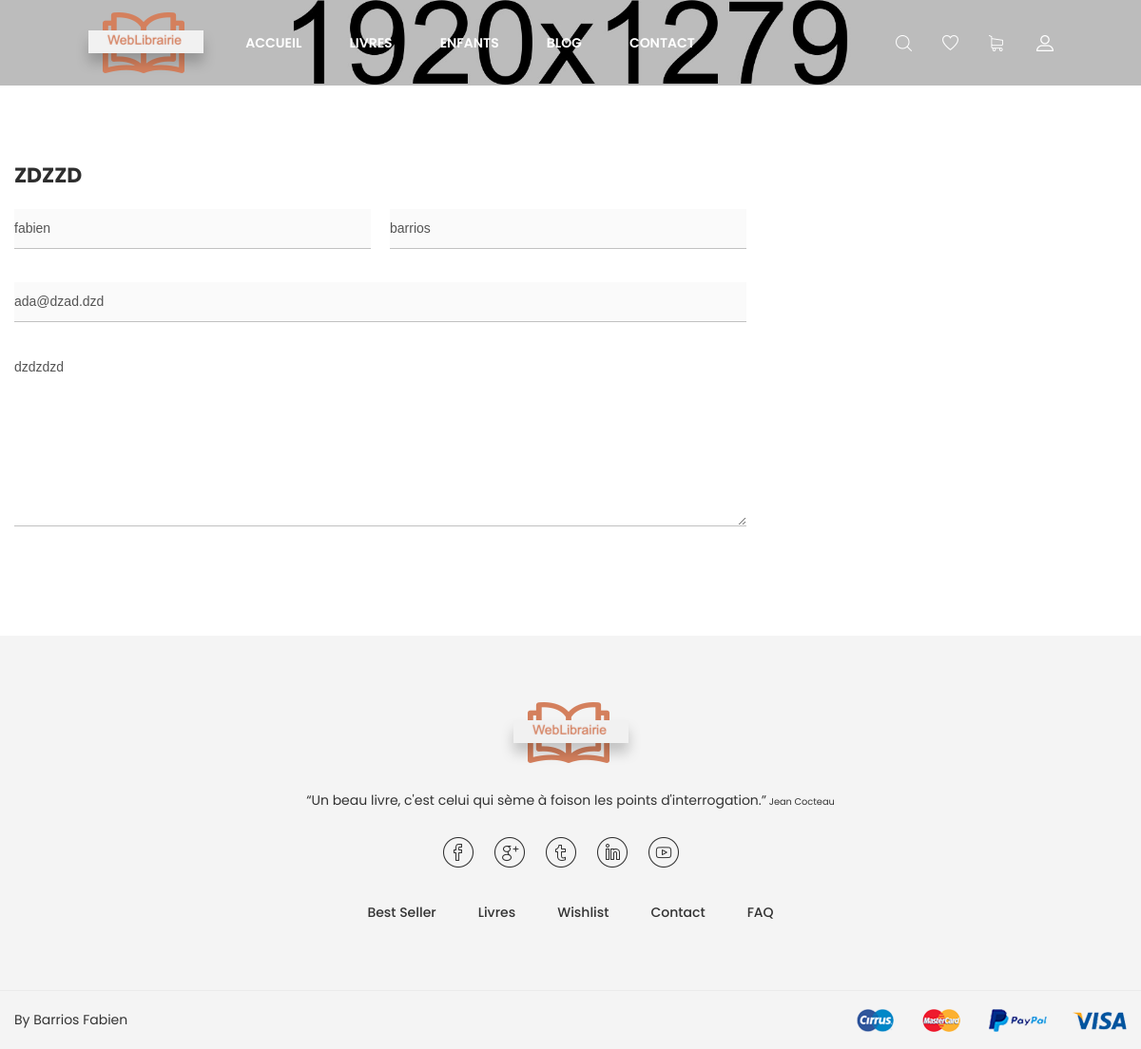
The app's page /v3/detailRetour.php?id=1 with its own data.
### tables this page shows
CREATE TABLE `CONTACT` (
  `ID` int(11) NOT NULL,
  `PRENOM` text NOT NULL,
  `NOM` text NOT NULL,
  `MAIL` text NOT NULL,
  `SUJET` text NOT NULL,
  `MESSAGE` text NOT NULL
);

### v3/Fonctions.php (called while the page is built, shortened)
<?php
function connectDB(){
    try{
        $db = new PDO('mysql:host=localhost;dbname=WeblibrairieVVA;charset=utf8', 'root', 'root');
        return $db;
    }
    catch (Exception $e){
        die('Erreur : '.$e->getMessage());
    }
}
function getRetourClientDetail(){
    $link = connectDB();
    $retour = $_GET['id'];
    $req = $link->query("SELECT * FROM CONTACT WHERE ID='$retour'");
    return $req;
}
?>

### v3/detailRetour.php (the view, shortened to what this page needs)
<!doctype html>
<html class="no-js" lang="zxx">
<head>
    <link rel="stylesheet" href="css/bootstrap.min.css">
    <link rel="stylesheet" href="css/plugins.css">
    <link rel="stylesheet" href="style.css">
    <link rel="stylesheet" href="css/custom.css">
    <?php include_once('Fonctions.php'); ?>
</head>
<body>
<div class="wrapper" id="wrapper">
    <header id="wn__header" class="oth-page header__area header__absolute sticky__header">
        <div class="container-fluid">
            <div class="row">
                <div class="col-md-6 col-sm-6 col-6 col-lg-2">
                    <div class="logo">
                        <a href="index.php">
                            <img src="images/logo/logo.png" alt="logo images">
                        </a>
                    </div>
                </div>
                <div class="col-lg-8 d-none d-lg-block">
                    <nav class="mainmenu__nav">
                        <ul class="meninmenu d-flex justify-content-start">
                            <li class="drop with--one--item"><a href="index.php">Accueil</a></li>
                            <li class="drop"><a href="shop-grid.php?categorie=Tout">Livres</a>
                            </li>
                            <li class="drop"><a href="shop-grid.php?categorie=Enfants">Enfants</a>
                            </li>
                            <li class="drop"><a href="blog.html">Blog</a>
                            </li>
                            <li><a href="contact.html">Contact</a></li>
                        </ul>
                    </nav>
                </div>
                <div class="col-md-6 col-sm-6 col-6 col-lg-2">
                    <ul class="header__sidebar__right d-flex justify-content-end align-items-center">
                        <li class="shop_search"><a class="search__active" href="#"></a></li>
                        <?php if(!isset($_SESSION['Usercompte'])): ?>
                        <li class="wishlist"><a href="wishlist.php"></a></li>
                        <li class="shopcart"><a class="cartbox_active" href=""></a>
                            <?php endif; ?>
                        </li>
                        <li class="setting__bar__icon"><a class="setting__active" href="#"></a>
                        </li>
                    </ul>
                </div>
            </div>
        </div>
    </header>
    <div class="ht__bradcaump__area bg-image--6" style="padding-top: 45px; padding-bottom: 45px;"></div>
    <?php $retour = getRetourClientDetail(); ?>
    <?php foreach ($retour as $data):?>
        <section class="wn_contact_area bg--white pt--80 pb--80">
            <div class="container">
                <div class="row">
                    <div class="col-lg-8 col-12">
                        <div class="contact-form-wrap">
                            <h2 class="contact__title"><?= $data['SUJET']; ?></h2>
                            <div class="single-contact-form space-between">
                                <input type="text" id="prenom" name="prenom" value="<?= $data['PRENOM']; ?>" disabled>
                                <input type="text" id="nom" name="nom" value="<?= $data['NOM']; ?>" disabled>
                            </div>
                            <div class="single-contact-form space-between">
                                <input type="email" id="mail" name="mail" value="<?= $data['MAIL']; ?>" disabled>
                            </div>
                            <div class="single-contact-form message">
                                <textarea name="message" id="message" disabled><?= $data['MESSAGE']; ?></textarea>
                            </div>
                        </div>
                    </div>
                </div>
            </div>
        </section>
    <?php endforeach; ?>
    <footer id="wn__footer" class="footer__area bg__cat--8 brown--color">
        <div class="footer-static-top">
            <div class="container">
                <div class="row">
                    <div class="col-lg-12">
                        <div class="footer__widget footer__menu">
                            <div class="ft__logo">
                                <a href="index.php">
                                    <img src="images/logo/3.png" alt="logo">
                                </a>
                                <p>“Un beau livre, c'est celui qui sème à foison les points d'interrogation.”<span style="font-size: 70%;"> Jean Cocteau</span></p>
                            </div>
                            <div class="footer__content">
                                <ul class="social__net social__net--2 d-flex justify-content-center">
                                    <li><a href="#"><i class="bi bi-facebook"></i></a></li>
                                    <li><a href="#"><i class="bi bi-google"></i></a></li>
                                    <li><a href="#"><i class="bi bi-twitter"></i></a></li>
                                    <li><a href="#"><i class="bi bi-linkedin"></i></a></li>
                                    <li><a href="#"><i class="bi bi-youtube"></i></a></li>
                                </ul>
                                <ul class="mainmenu d-flex justify-content-center">
                                    <li><a href="shop-grid.php?categorie=Best">Best Seller</a></li>
                                    <li><a href="shop-grid.php?categorie=Tout">Livres</a></li>
                                    <?php if(isset($_SESSION['Usercompte'])): ?>
                                        <li><a href="wishlist.php">Wishlist</a></li>
                                    <?php else: ?>
                                        <li><a href="my-account.php">Wishlist</a></li>
                                    <?php endif; ?>
                                    <li><a href="contact.php">Contact</a></li>
                                    <li><a href="faq.html">FAQ</a></li>
                                </ul>
                            </div>
                        </div>
                    </div>
                </div>
            </div>
        </div>
        <div class="copyright__wrapper">
            <div class="container">
                <div class="row">
                    <div class="col-lg-6 col-md-6 col-sm-12">
                        <div class="copyright">
                            <div class="copy__right__inner text-left">
                                <p>By Barrios Fabien</p>
                            </div>
                        </div>
                    </div>
                    <div class="col-lg-6 col-md-6 col-sm-12">
                        <div class="payment text-right">
                            <img src="images/icons/payment.png" alt="" />
                        </div>
                    </div>
                </div>
            </div>
        </div>
    </footer>
</div>
</body>
</html>

### records on screen
contact: SUJET "ZDZZD", prenom "fabien", nom "barrios", mail "ada@dzad.dzd", message "dzdzdzd"
